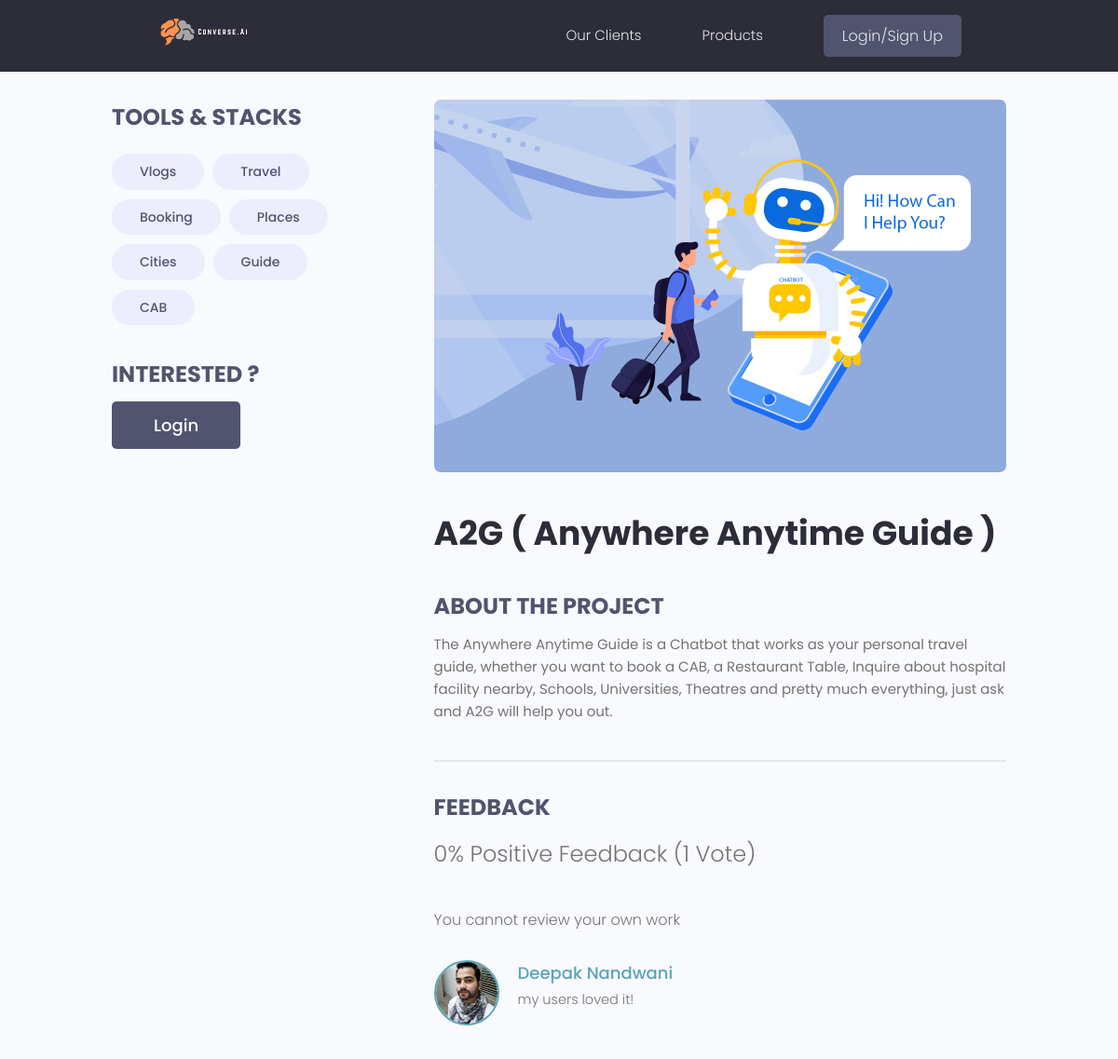
The page /project/58dacae77e704dab9a06be509b789782/ on the database its author committed.
### projects/models.py (models this page shows, shortened)
class Tag(models.Model):
    name = models.CharField(max_length= 200)
    created = models.DateTimeField(auto_now_add = True)
    id = models.UUIDField(default = uuid.uuid4, unique=True, primary_key=True, editable= False)
    def __str__(self):
        return self.name

class Project(models.Model):
    title = models.CharField(max_length=200)
    description = models.TextField(null = True, blank = True)
    created = models.DateTimeField(auto_now_add = True)
    id = models.UUIDField(default = uuid.uuid4, unique=True, primary_key=True, editable= False)
    featured_image = models.ImageField(null = True, blank = True, default = "default.jpg")
    tags = models.ManyToManyField('Tag',blank = True)
    vote_total = models.IntegerField(default = 0, null = True, blank = True)
    vote_ratio = models.IntegerField(default = 0, null = True, blank = True)
    class Meta:
        ordering = ['-vote_ratio', '-vote_total', 'title']
    @property
    def reviewers(self):
        queryset = self.review_set.all().values_list('owner__id', flat=True)
        return queryset

class Review(models.Model):
    project = models.ForeignKey(Project, on_delete = models.CASCADE)
    owner = models.ForeignKey(Profile, on_delete=models.CASCADE, null=True)
    VOTE_TYPE =  (('up', 'Up Vote'), ("down", "Down Vote"))
    body = models.TextField(null = True, blank = True)
    value = models.CharField(max_length = 200)
    created = models.DateTimeField(auto_now_add = True)
    id = models.UUIDField(default = uuid.uuid4, unique=True, primary_key=True, editable= False)
    class Meta:
        unique_together = [['owner', 'project']]

### p_users/models.py (models this page shows, shortened)
class Profile(models.Model):
    user = models.OneToOneField(User, on_delete=models.CASCADE, null=True, blank=True)
    name = models.CharField(max_length=200, blank=True, null=True)
    email = models.EmailField(max_length=500, blank=True, null=True)
    username = models.CharField(max_length=200, blank=True, null=True)
    location = models.CharField(max_length=200, blank=True, null=True)
    short_intro = models.CharField(max_length=200, blank=True, null=True)
    bio = models.TextField(blank=True, null=True)
    profile_image = models.ImageField(null=True, blank=True, upload_to='profiles/', default="profiles/user-default.png")
    created = models.DateTimeField(auto_now_add=True)
    id = models.UUIDField(default=uuid.uuid4, unique=True,primary_key=True, editable=False)
    class Meta:
        ordering = ['created']

### projects/views.py (the view, shortened to what this page needs)
# urls.py: path('project/<str:pk>/', views.project, name="project"),
def project(request, pk):
    projectObj = Project.objects.get(id=pk)
    form = ReviewForm()
    return render(request, 'projects/single-project.html', {'project': projectObj, 'form': form})

### projects/templates/projects/single-project.html (shortened to what this page needs)
{% extends 'main.html' %}
{% block content %}
<main class="singleProject my-md">
    <div class="container">
        <div class="layout">
            <div class="column column--1of3">
                <h3 class="singleProject__subtitle">Tools & Stacks</h3>
                <div class="singleProject__toolStack">
                    {% for tag in project.tags.all %}
                    <span class="tag tag--pill tag--sub tag--lg">
                        <small>{{tag}}</small>
                    </span>
                    {% endfor %}
                    <br>
                    <br>
                    <h3 class="singleProject__subtitle">Interested ?</h3>
                    {% if request.user.is_authenticated %}
                    <a href = "{% url 'query' %}">
                        <button class="btn btn--sub btn--lg">Click Here to Inquire</button>
                    </a>
                    {% else %}
                    <a href = "{% url 'login' %}">
                        <button class="btn btn--sub btn--lg">Login</button>
                    </a>
                    {% endif %}
                </div>
            </div>
            <div class="column column--2of3">
                <img class="singleProject__preview" src="{{ project.featured_image.url }}" alt="portfolio thumbnail" />
                <h2 class="singleProject__title">{{project.title}}</h2>
                <h3 class="singleProject__subtitle">About the Project</h3>
                <div class="singleProject__info">
                    {{project.description}}
                </div>
                <div class="comments">
                    <h3 class="singleProject__subtitle">Feedback</h3>
                    <h5 class="project--rating">
                        {{project.vote_ratio}}% Positive Feedback ({{project.vote_total}}
                        Vote{{project.vote_total|pluralize:"s"}})
                    </h5>
                    {% if request.user.profile.id in project.reviewers %}
                    <p>You have already submitted your review for this project</p>
                    {% elif request.user.profile == project.owner %}
                    <p>You cannot review your own work</p>
                    {% else %}
                    <a href="{% url 'login' %}?next={{request.path}}">Please login to leave a review</a>
                    {% endif %}
                    <div class="commentList">
                        {% for review in project.review_set.all %}
                        {% if review.body %}
                        <div class="comment">
                            <a href="{% url 'user-profile' review.owner.id  %}">
                                <img class="avatar avatar--md" src="{{review.owner.profile_image.url}}" alt="user" />
                            </a>
                            <div class="comment__details">
                                <a href="{% url 'user-profile' review.owner.id  %}"
                                    class="comment__author">{{review.owner.name}}</a>
                                <p class="comment__info">{{review.body|linebreaksbr}}</p>
                            </div>
                        </div>
                        {% endif %}
                        {% endfor %}
                    </div>
                </div>
            </div>
        </div>
    </div>
</main>
{% endblock %}

### static/styles/app.css (style rules this page uses)
:root { --color-sub: #2d2d39; }
.btn--sub { background-color: var(--color-sub-light); }
img { width: 100%; }
.singleProject .column--1of3 { order: 2; }
@media screen and (min-width: 1081px) { .singleProject .column--1of3 { order: 1; } }
@media screen and (min-width: 1081px) { .singleProject .column--2of3 { order: 2; } }
.singleProject__toolStack { margin-top: 2rem; margin-bottom: 4rem; }
.singleProject__preview { height: 50vh; object-fit: cover; object-position: top center; margin-bottom: 3rem; border-radius: 0.7rem; }
.singleProject__title { font-size: 3.6rem; font-weight: 700; color: var(--color-sub); margin-bottom: 3rem; }
.project--rating { margin-bottom: 1.6em; margin-top: .5em; }
.singleProject__subtitle { text-transform: uppercase; font-size: 2.4rem; font-weight: 700; color: var(--color-sub-light); margin-bottom: 1rem; }
.comments { margin-top: 4rem; padding-top: 3rem; border-top: 2px solid var(--color-light); }
.commentList { margin: 3rem 0; }
.comment { display: flex; gap: 2rem; }
.comment__author { font-size: 1.8rem; }
.comment__info { font-size: 1.45rem; }

### static/uikit/styles/modules/_variables.css (style rules this page uses)
:root { --color-main: #5aa5b9; --color-main-light: #e6faff; --color-sub: #3f4156; --color-sub-light: #51546e; --color-sub-lighter: #ededfd; --color-text: #737373; --color-gray: #8b8b8b; --color-light: #e5e7eb; --color-light-gray: #767676; --color-bg: #f8fafd; --color-white: #fffefd; --color-white-light: #f3f3f3; --color-success: #359e64; --color-success-bg: #def8e8; --color-error: #fc4b0b; --color-error-bg: #fff2ee; --font-base: 'Poppins', arial, helvetica, 'Segoe UI', roboto, ubuntu, sans-serif; --font-monospace: 'Fira Code', 'Courier New', courier, monospace; --font-regular: 300; --font-medium: 500; --font-bold: 700; --generic-shadow: 1px 1px 5px #00000010; --generic-transition: all 0.3s ease-in-out; }

### static/uikit/styles/modules/_base.css (style rules this page uses)
* { margin: 0; padding: 0; box-sizing: border-box; text-rendering: optimizeLegibility; color: inherit; font-size: inherit; }
html { font-size: 50%; }
@media only screen and (min-width: 480px) { html { font-size: 56.25%; } }
@media only screen and (min-width: 1200px) { html { font-size: 62.5%; } }
body { line-height: 1.6; font-weight: 400; font-size: 1.5rem; color: var(--color-text); background-color: var(--color-bg); min-height: 100vh; }

### static/uikit/styles/modules/_typography.css (style rules this page uses)
* { font-family: var(--font-base); }
h2 { font-size: 3.6rem; font-weight: var(--font-bold); }
h3 { font-size: 3.2rem; font-weight: var(--font-medium); }
h5 { font-size: 2.4rem; font-weight: var(--font-medium); }
h5, h6 { font-weight: var(--font-regular); }
p, span, strong { font-size: 1.6rem; color: var(--color-text); font-weight: var(--font-regular); }
a { padding-bottom: 2px; text-decoration: none; display: inline-block; color: var(--color-main); font-weight: var(--font-medium); }

### static/uikit/styles/modules/_utilities.css (style rules this page uses)
.container { width: 92%; max-width: 165rem; margin: 0 auto; box-sizing: border-box; }
@media screen and (min-width: 1000px) { .container { width: 90%; } }
@media screen and (min-width: 1200px) { .container { width: 80%; } }
.my-md { margin: 3rem auto; }

### static/uikit/styles/modules/_avatar.css (style rules this page uses)
.avatar { border-radius: 50%; border: 2px solid var(--color-main); object-fit: cover; }
.avatar--md { height: 7rem; width: 7rem; }

### static/uikit/styles/modules/_button.css (style rules this page uses)
.btn { display: inline-block; position: relative; cursor: pointer; background-color: var(--color-light); font-weight: var(--font-medium); color: var(--color-sub); text-decoration: none; padding: 1rem 2rem; border-radius: 0.5rem; border: none; width: -webkit-fit-content; width: -moz-fit-content; width: fit-content; height: -webkit-fit-content; height: -moz-fit-content; height: fit-content; font-size: 1.6rem; outline-width: 0; outline-color: transparent; -webkit-backface-visibility: hidden; backface-visibility: hidden; transition: all 0.3s ease-in-out; }
.btn--sub { background-color: var(--color-sub); color: var(--color-white); }
.btn--lg { font-size: 1.8rem; padding: 1.2rem 4.5rem; }

### static/uikit/styles/modules/_layout.css (style rules this page uses)
.layout { display: flex; flex-flow: row wrap; justify-content: space-between; }
.layout > .column { margin-bottom: 3rem; }
.layout > .column.column--1of3 { flex-basis: 30%; }
.layout > .column.column--2of3 { flex-basis: 64%; }

### rows shown on the page
Tag: name "Vlogs"
Tag: name "Travel"
Tag: name "Booking"
Tag: name "Places"
Tag: name "Cities"
Tag: name "Guide"
Tag: name "CAB"
Project: featured_image (picture), title "A2G ( Anywhere Anytime Guide )", description "The Anywhere Anytime Guide is a Chatbot that works as your personal travel guide, whether you want to book a CAB, a Restaurant Table, Inquire about hospital facility nearby, Schools, Universities, Theatres and pretty much everything, just ask and A2G will help you out.", vote_ratio "0", vote_total "1"
Review: owner.profile_image (picture), owner.name "Deepak Nandwani", body "my users loved it!"
